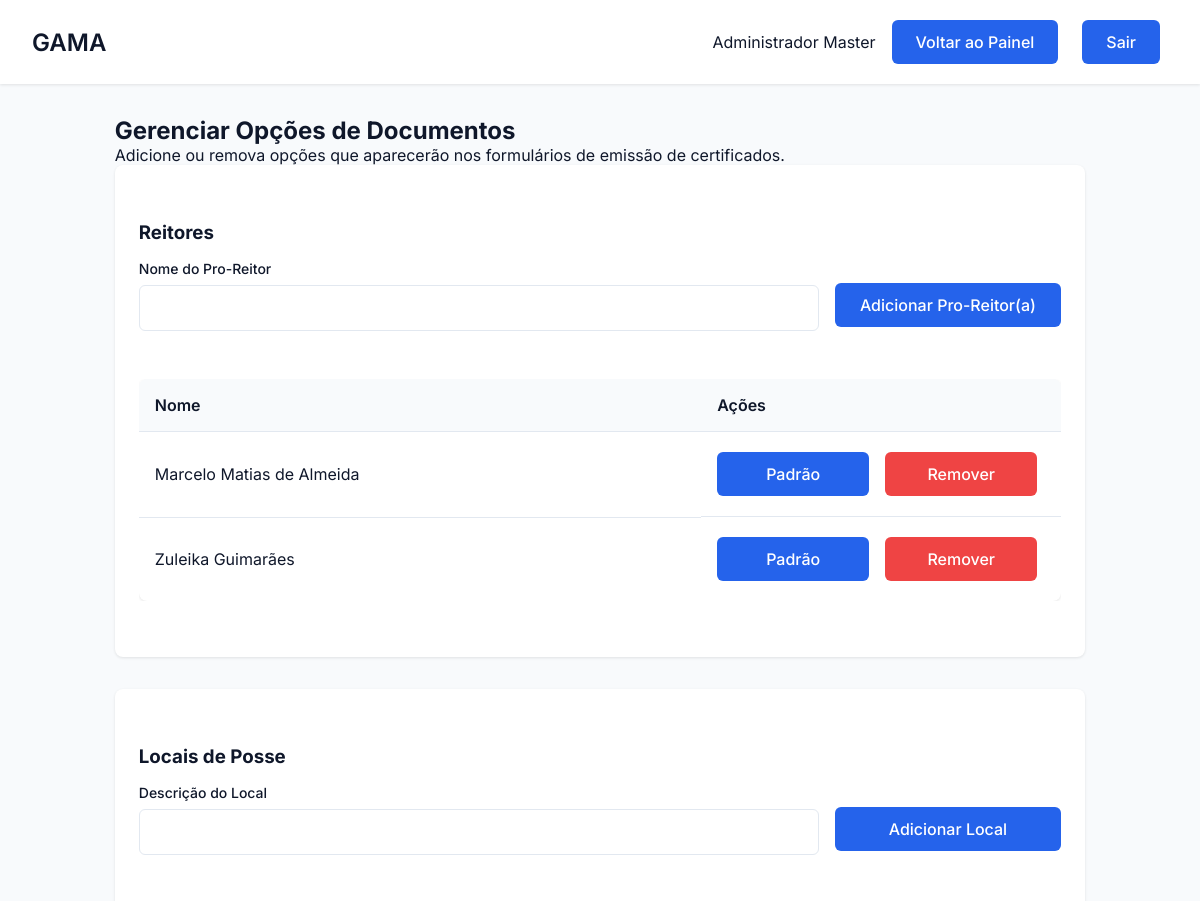
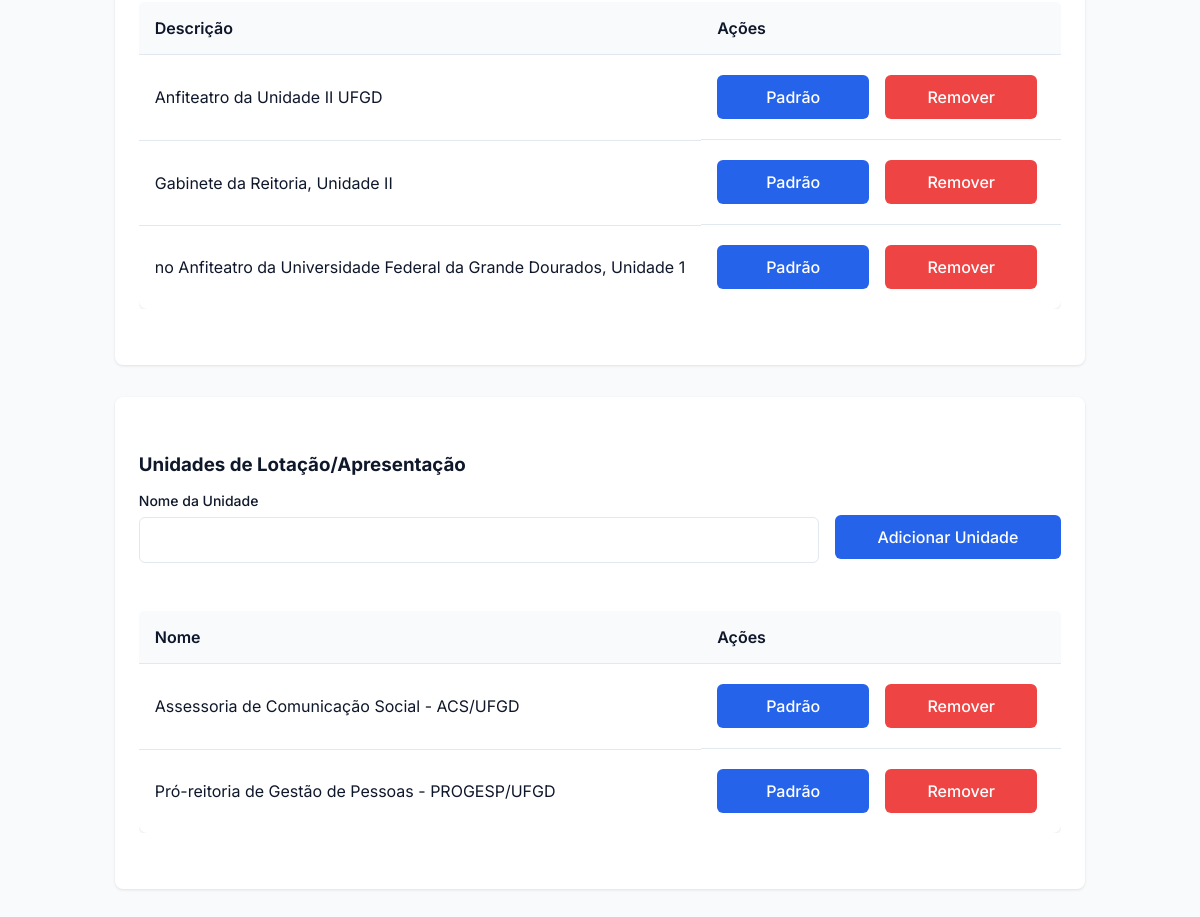
Page /config/gerenciar_opcoes (signed in) on the earlier database version (2 pictures, top to bottom).
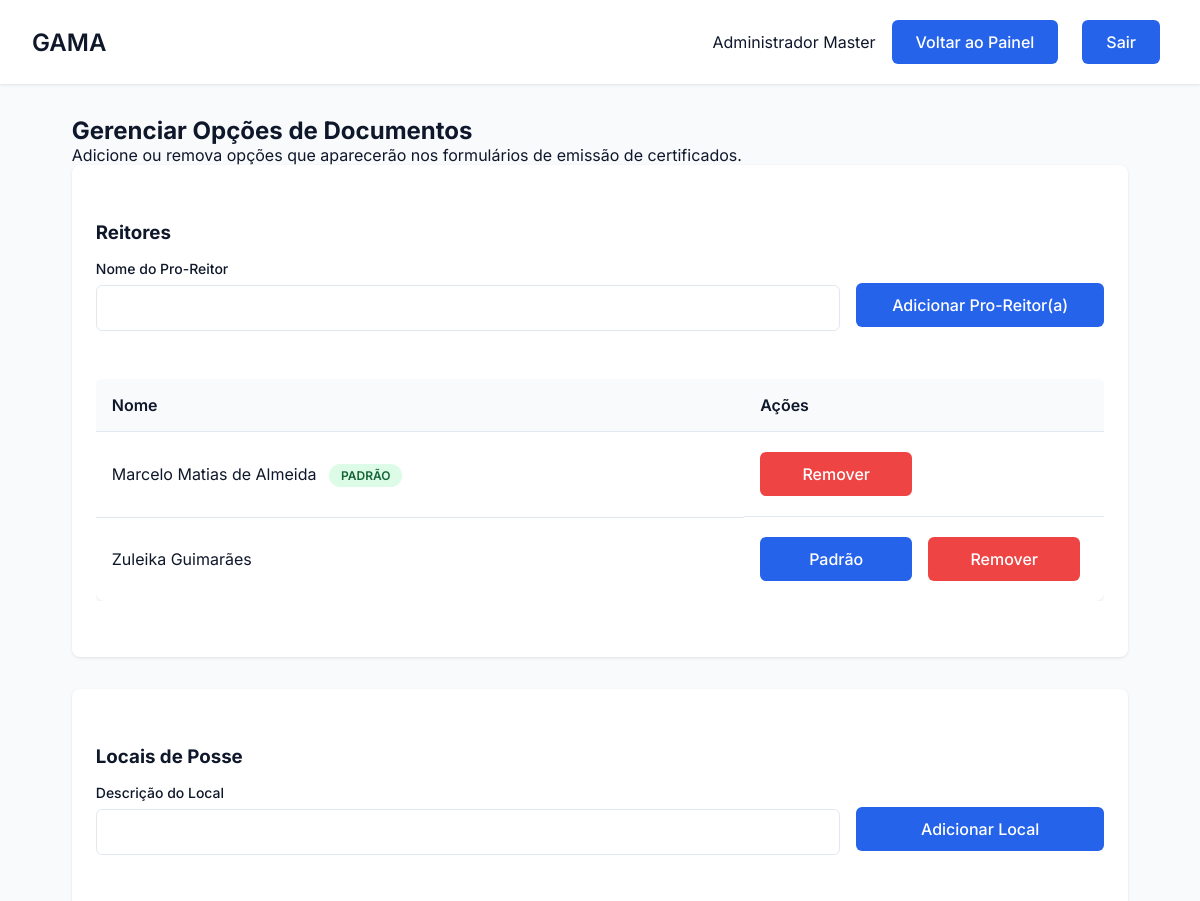
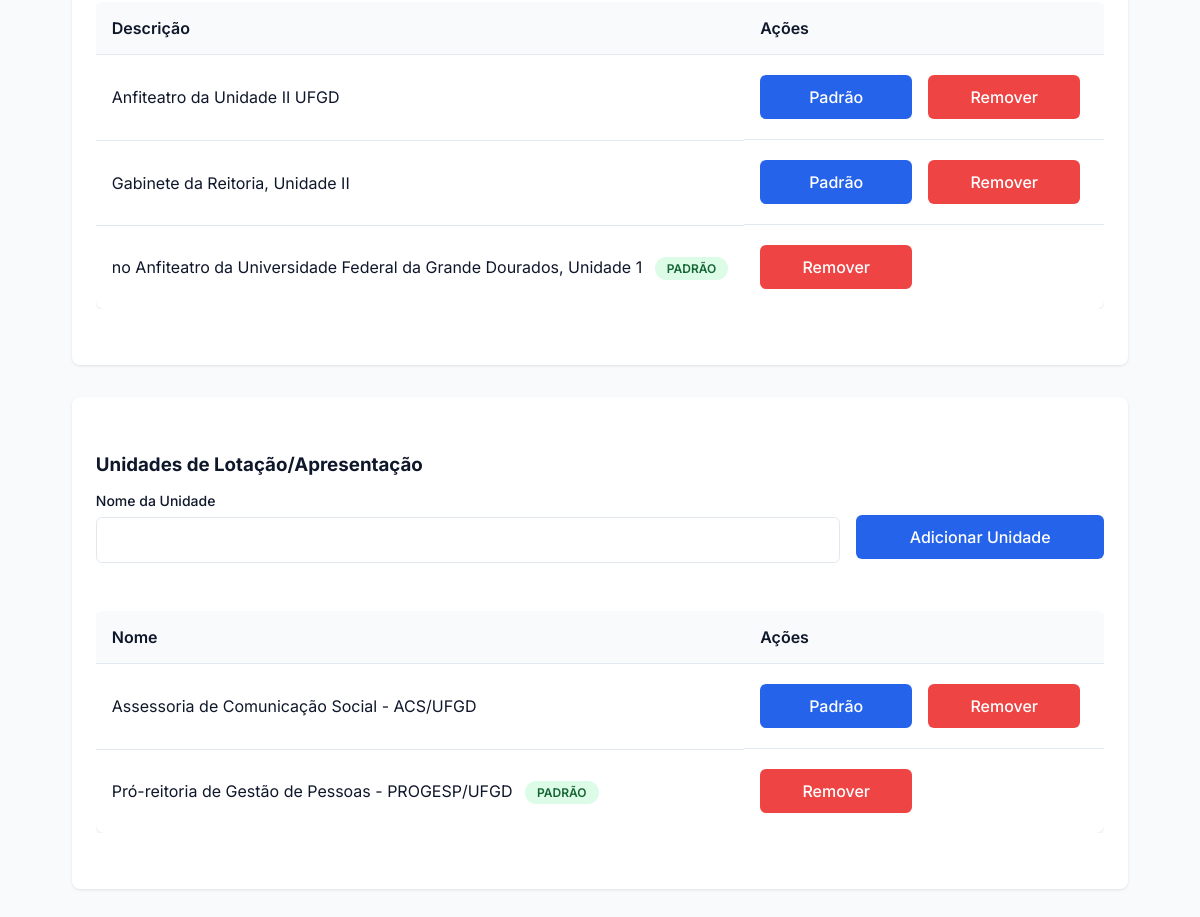
Same page on the later database version (2 pictures, top to bottom).
### tables this page shows
CREATE TABLE Opcao (
        id_opcao INTEGER PRIMARY KEY AUTOINCREMENT,
        tipo_opcao TEXT NOT NULL, -- Ex: 'reitor', 'local', 'unidade'
        valor_opcao TEXT NOT NULL UNIQUE, -- Ex: 'Marcelo Matias de Almeida'
        is_default BOOLEAN NOT NULL DEFAULT 0
    );

### gama/routes/config_routes.py (the view, shortened to what this page needs)
@config_bp.route('/gerenciar_opcoes', methods=['GET', 'POST'])
def gerenciar_opcoes():
    if 'usuario_id' not in session or session.get('tipo') != 'administrador':
        flash('Acesso negado.', 'error')
        return redirect(url_for('auth.login'))
    try:
        opcoes_reitor = Opcao.get_por_tipo('reitor')
        opcoes_local = Opcao.get_por_tipo('local')
        opcoes_unidade = Opcao.get_por_tipo('unidade') # <-- ADICIONADO
    except Exception as e:
        flash(f'Erro ao carregar opções: {e}', 'error')
        opcoes_reitor = []
        opcoes_local = []
        opcoes_unidade = [] # <-- ADICIONADO
    return render_template(
        'config_opcoes.html',
        nome=session.get('nome'),
        opcoes_reitor=opcoes_reitor,
        opcoes_local=opcoes_local,
        opcoes_unidade=opcoes_unidade # <-- ADICIONADO
    )

### app.py (called while the page is built)
@app.before_request
def make_session_permanent():
    session.permanent = True

### gama/database/database.py (called while the page is built)
def conectar():
    diretorio_db = "gama/database"
    if not os.path.exists(diretorio_db):
        os.makedirs(diretorio_db)
    return sqlite3.connect(f"{diretorio_db}/editais.db")

### gama/models/configuracao.py (called while the page is built)
    @staticmethod
    def get_por_tipo(tipo_opcao):
        conn = conectar()
        conn.row_factory = sqlite3.Row # Retorna como dicionário
        cursor = conn.cursor()
        try:
            cursor.execute("SELECT * FROM Opcao WHERE tipo_opcao = ? ORDER BY valor_opcao", (tipo_opcao,))
            return [dict(row) for row in cursor.fetchall()]
        except sqlite3.Error as e:
            print(f"Erro ao buscar opções: {e}")
            return []
        finally:
            conn.close()

### gama/templates/config_opcoes.html (shortened to what this page needs)
<!DOCTYPE html>
<html lang="pt-BR">
<head>
    <link rel="stylesheet" href="{{ url_for('static', filename='css/estilo.css') }}">
    <link rel="stylesheet" href="{{ url_for('static', filename='css/usuarios.css') }}">
    <link rel="stylesheet" href="{{ url_for('static', filename='css/dashboard.css') }}">
    <link rel="stylesheet" href="https://cdnjs.cloudflare.com/ajax/libs/font-awesome/6.5.0/css/all.min.css">
</head>
<body>
    <div class="dashboard">
        <header class="dashboard-header">
            <nav class="dashboard-nav container">
                <h1 class="dashboard-title">GAMA</h1>
                <div class="dashboard-user">
                    <span>{{ session.get('nome') }}</span>
                    <a href="{{ url_for('admin.painel_admin') }}" class="btn btn-primary">Voltar ao Painel</a>
                    <a href="{{ url_for('auth.logout') }}" class="btn btn-primary">Sair</a>
                </div>
            </nav>
        </header>
        <main class="dashboard-content container">
            <h2>Gerenciar Opções de Documentos</h2>
            <p class="config-subtitle">Adicione ou remova opções que aparecerão nos formulários de emissão de certificados.</p>
            <div class="form-container">
                <h3 class="titulo">Reitores</h3>
                <form action="{{ url_for('config.gerenciar_opcoes') }}" method="POST">
                    <div class="form-row">
                        <div class="form-group" style="flex-grow: 3;">
                            <label for="valor_reitor" class="form-label">Nome do Pro-Reitor</label>
                            <input type="text" id="valor_reitor" name="valor_opcao" class="form-input" required>
                        </div>
                        <div class="form-group" style="flex-grow: 1; align-self: flex-end;">
                            <button type="submit" class="btn btn-primary" style="width: 100%;">Adicionar Pro-Reitor(a)</button>
                        </div>
                    </div>
                </form>
                <div class="tabela-container" style="margin-top: 1.5rem;">
                    <table class="table">
                        <thead>
                            <tr>
                                <th>Nome</th>
                                <th style="width: 30%;">Ações</th>
                            </tr>
                        </thead>
                        <tbody>
                            {% for reitor in opcoes_reitor %}
                            <tr>
                                <td>
                                    {{ reitor.valor_opcao }}
                                    {% if reitor.is_default %}
                                        <span class="badge badge-success">Padrão</span>
                                    {% endif %}
                                </td>
                                <td class="acoes">
                                    {% if not reitor.is_default %}
                                        <form action="{{ url_for('config.set_default', id_opcao=reitor.id_opcao) }}" method="POST" style="display:inline;">
                                            <button type="submit" class="btn btn-secundario btn-action">
                                                Padrão
                                            </button>
                                        </form>
                                    {% endif %}
                                    <form action="{{ url_for('config.remover_opcao', id_opcao=reitor.id_opcao) }}" method="POST" onsubmit="return confirm('Tem certeza?');" style="display:inline;">
                                        <button type="submit" class="btn btn-perigo btn-action">Remover</button>
                                    </form>
                                </td>
                            </tr>
                            {% else %}
                            <tr>
                                <td colspan="2">Nenhum pro-reitor cadastrado.</td>
                            </tr>
                            {% endfor %}
                        </tbody>
                    </table>
                </div>
            </div>
            <div class="form-container">
                <h3 class="titulo">Locais de Posse</h3>
                <form action="{{ url_for('config.gerenciar_opcoes') }}" method="POST">
                    <div class="form-row">
                        <div class="form-group" style="flex-grow: 3;">
                            <label for="valor_local" class="form-label">Descrição do Local</label>
                            <input type="text" id="valor_local" name="valor_opcao" class="form-input" required>
                        </div>
                        <div class="form-group" style="flex-grow: 1; align-self: flex-end;">
                            <button type="submit" class="btn btn-primary" style="width: 100%;">Adicionar Local</button>
                        </div>
                    </div>
                </form>
                <div class="tabela-container" style="margin-top: 1.5rem;">
                    <table class="table">
                        <thead>
                            <tr>
                                <th>Descrição</th>
                                <th style="width: 30%;">Ações</th>
                            </tr>
                        </thead>
                        <tbody>
                            {% for local in opcoes_local %}
                            <tr>
                                <td>
                                    {{ local.valor_opcao }}
                                    {% if local.is_default %}
                                        <span class="badge badge-success">Padrão</span>
                                    {% endif %}
                                </td>
                                <td class="acoes">
                                    {% if not local.is_default %}
                                        <form action="{{ url_for('config.set_default', id_opcao=local.id_opcao) }}" method="POST" style="display:inline;">
                                            <button type="submit" class="btn btn-secundario btn-action">
                                                Padrão
                                            </button>
                                        </form>
                                    {% endif %}
                                    <form action="{{ url_for('config.remover_opcao', id_opcao=local.id_opcao) }}" method="POST" onsubmit="return confirm('Tem certeza?');" style="display:inline;">
                                        <button type="submit" class="btn btn-perigo btn-action">Remover</button>
                                    </form>
                                </td>
                            </tr>
                            {% else %}
                            <tr>
                                <td colspan="2">Nenhum local cadastrado.</td>
                            </tr>
                            {% endfor %}
                        </tbody>
                    </table>
                </div>
            </div>
            <div class="form-container">
                <h3 class="titulo">Unidades de Lotação/Apresentação</h3>
                <form action="{{ url_for('config.gerenciar_opcoes') }}" method="POST">
                    <div class="form-row">
                        <div class="form-group" style="flex-grow: 3;">
                            <label for="valor_unidade" class="form-label">Nome da Unidade</label>
                            <input type="text" id="valor_unidade" name="valor_opcao" class="form-input" required>
                        </div>
                        <div class="form-group" style="flex-grow: 1; align-self: flex-end;">
                            <button type="submit" class="btn btn-primary" style="width: 100%;">Adicionar Unidade</button>
                        </div>
                    </div>
                </form>
                <div class="tabela-container" style="margin-top: 1.5rem;">
                    <table class="table">
                        <thead>
                            <tr>
                                <th>Nome</th>
                                <th style="width: 30%;">Ações</th>
                            </tr>
                        </thead>
                        <tbody>
                            {% for unidade in opcoes_unidade %}
                            <tr>
                                <td>
                                    {{ unidade.valor_opcao }}
                                    {% if unidade.is_default %}
                                        <span class="badge badge-success">Padrão</span>
                                    {% endif %}
                                </td>
                                <td class="acoes">
                                    {% if not unidade.is_default %}
                                        <form action="{{ url_for('config.set_default', id_opcao=unidade.id_opcao) }}" method="POST" style="display:inline;">
                                            <button type="submit" class="btn btn-secundario btn-action">
                                                Padrão
                                            </button>
                                        </form>
                                    {% endif %}
                                    <form action="{{ url_for('config.remover_opcao', id_opcao=unidade.id_opcao) }}" method="POST" onsubmit="return confirm('Tem certeza?');" style="display:inline;">
                                        <button type="submit" class="btn btn-perigo btn-action">Remover</button>
                                    </form>
                                </td>
                            </tr>
                            {% else %}
                            <tr>
                                <td colspan="2">Nenhuma unidade cadastrada.</td>
                            </tr>
                            {% endfor %}
                        </tbody>
                    </table>
                </div>
            </div>
        </main>
    </div>
</body>
</html>

### gama/static/css/estilo.css (style rules this page uses)
* { margin: 0; padding: 0; box-sizing: border-box; font-family: 'Inter', sans-serif; }
:root { --primary: #2563eb; --primary-dark: #4338ca; --secondary: #64748b; --danger: #ef4444; --success: #22c55e; --background: #f8fafc; --surface: #ffffff; --text: #0f172a; --text-light: #64748b; --primary-light: #93c5fd; --secondary: #2563eb; --accent: #10b981; --card-bg: #ffffff; }
body { background-color: var(--background); color: var(--text); min-height: 100vh; }
.container { max-width: 1200px; margin: 0 auto; padding: 0 1rem; }
.form-group { margin-bottom: 1.5rem; }
.form-label { display: block; font-size: 0.875rem; font-weight: 500; margin-bottom: 0.5rem; color: var(--text); }
.form-input { width: 100%; padding: 0.75rem 1rem; border: 1px solid #e2e8f0; border-radius: 6px; font-size: 1rem; transition: all 0.2s; }
.btn { display: inline-flex; align-items: center; justify-content: center; padding: 0.75rem 1.5rem; margin-right: 0.5rem; margin-top: 0.25rem; margin-bottom: 0.25rem; background-color: var(--primary); color: white; font-size: 1rem; font-weight: 500; border-radius: 6px; cursor: pointer; transition: all 0.2s; border: none; text-decoration: none; }
.btn-primary { background-color: var(--primary); color: white; }
.dashboard-content { padding: 2rem; }

### gama/static/css/usuarios.css (style rules this page uses)
.titulo { margin-top: 2rem; margin-bottom: 1rem; }
.tabela-container { overflow-x: auto; margin-bottom: 2rem; }
.table { width: 100%; border-collapse: collapse; background-color: var(--surface); border-radius: 8px; overflow: hidden; box-shadow: 0 1px 3px 0 rgb(0 0 0 / 0.1); }
.table th, .table td { padding: 1rem; text-align: left; border-bottom: 1px solid #e2e8f0; }
.table th { background-color: #f8fafc; font-weight: 600; }
.table tr:last-child td { border-bottom: none; }
.acoes { display: flex; gap: 0.5rem; }
.btn-perigo { background-color: var(--danger); color: white; }
.form-container { background-color: var(--surface); padding: 1.5rem; border-radius: 8px; box-shadow: 0 1px 3px 0 rgb(0 0 0 / 0.1); margin-bottom: 2rem; }
.form-row { display: flex; gap: 1rem; margin-bottom: 1rem; }
.form-group { flex: 1; }

### gama/static/css/dashboard.css (style rules this page uses)
.dashboard { min-height: 100vh; display: grid; grid-template-rows: auto 1fr; }
.dashboard-header { background: var(--surface); padding: 1rem; box-shadow: 0 1px 3px 0 rgb(0 0 0 / 0.1); margin-bottom: 2rem; }
.dashboard-nav { display: flex; justify-content: space-between; align-items: center; }
.container { max-width: 1200px; margin: 0 auto; padding: 0 1rem; }
.dashboard-title { font-size: 1.5rem; font-weight: 600; }
.dashboard-user { display: flex; align-items: center; gap: 1rem; }

### gama/templates/config_opcoes.html (style rules this page uses)
.badge { font-size: 0.75rem; padding: 0.25rem 0.75rem; border-radius: 9999px; font-weight: 600; text-transform: uppercase; margin-left: 0.5rem; }
.badge-success { background: #dcfce7; color: #166534; }
.btn-action { min-width: 152px; text-align: center; }

Differences in the rows shown:
changed Opcao "Marcelo Matias de Almeida": is_default "Padrão" → "PADRÃO"
changed Opcao "no Anfiteatro da Universidade Federal da Grande Dourados, Unidade 1": is_default "Padrão" → "PADRÃO"
changed Opcao "Pró-reitoria de Gestão de Pessoas - PROGESP/UFGD": is_default "Padrão" → "PADRÃO"
